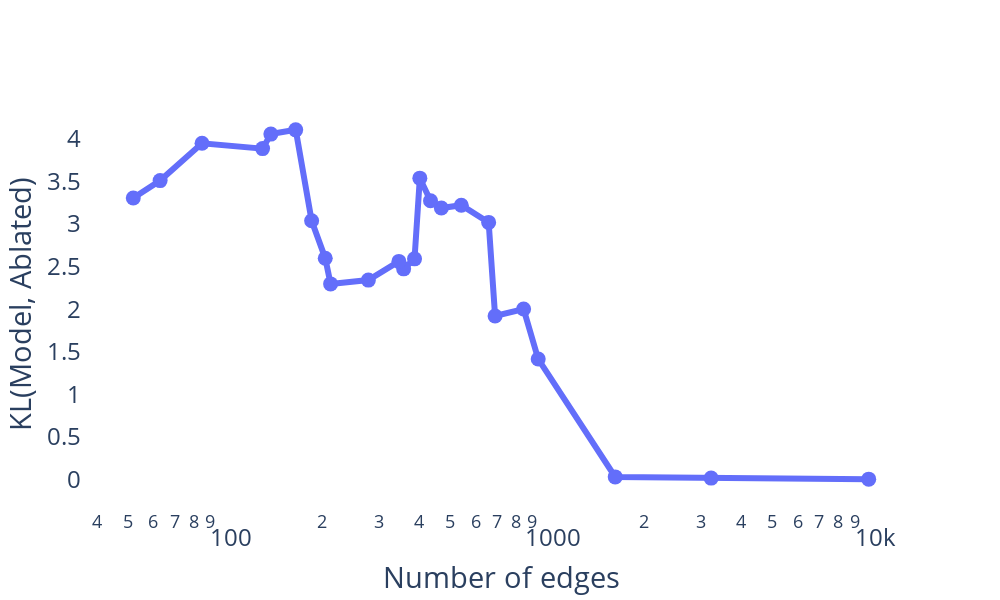

Here is the notebook cell this chart was saved with:
### Code cell
# Plotly line plot of threshold vs kl div 
fig = go.Figure(data=go.Scatter(x=num_nodes, y=ablation_scores_kl, mode='lines+markers', name="Ours", line=dict(width=6), marker=dict(size=15))) 

# Update layout 
fig.update_layout(xaxis_title='Number of edges', yaxis_title='KL(Model, Ablated)', font=dict(size=24), plot_bgcolor='white', width=1000, height=600) 

# X-axis log
fig.update_xaxes(type="log")

fig.show()

### Figure 1 — Plotly figure (JSON) as saved in the notebook; plotly's stock layout.template omitted (floating-point values rounded to 4 significant figures)
{"data": [{"line": {"width": 6}, "marker": {"size": 15}, "mode": "lines+markers", "name": "Ours", "type": "scatter", "x": [9963, 3231, 1628, 939, 846, 690, 659, 542, 470, 435, 403, 388, 359, 347, 279, 213, 205, 186, 166, 139, 131, 85, 63, 52], "y": [0, 0.01245, 0.02673, 1.413, 2.001, 1.919, 3.02, 3.222, 3.188, 3.274, 3.54, 2.591, 2.473, 2.561, 2.341, 2.296, 2.599, 3.039, 4.108, 4.058, 3.887, 3.95, 3.511, 3.307]}], "layout": {"font": {"size": 24}, "height": 600, "plot_bgcolor": "white", "width": 1000, "xaxis": {"title": {"text": "Number of edges"}, "type": "log"}, "yaxis": {"title": {"text": "KL(Model, Ablated)"}}}}
